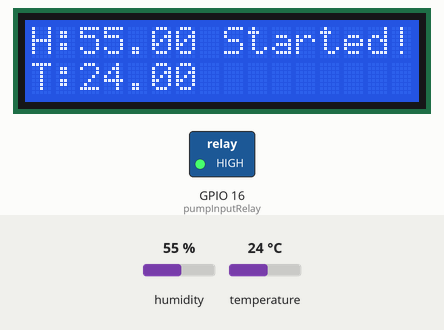
The sketch below on a simulated ESP8266 (NodeMCU). Parts: 16×2 character LCD, switched loads named in the sketch (green lamp = pin HIGH). The test bench sets the inputs (shaded band); at power-on: humidity 55 %, temperature 24 °C. Network time is answered at once with the bench clock; the local clock reads 2024-03-15 10:24:30 at power-on unless the sketch sets it; what the sketch prints to the serial monitor is not drawn.

Above: at 2.5 s.
2.6 s: humidity set to 22 %
At 4.9 s:
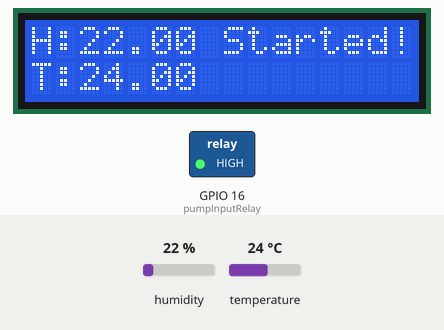
5.6 s: temperature set to 12 °C
At 6.2 s:
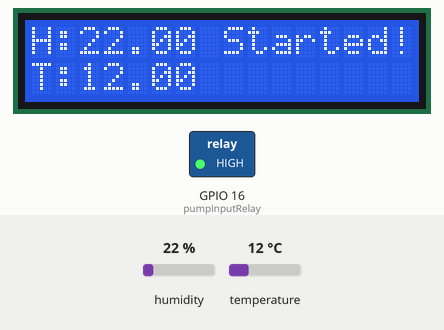
8.6 s: humidity set to 40 %
At 11.2 s:
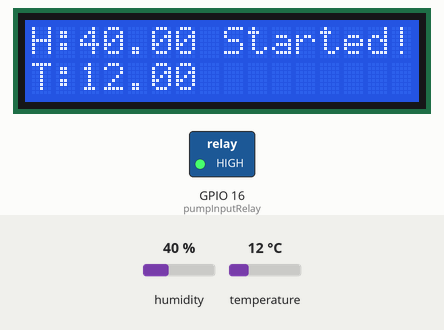
11.7 s: temperature set to 19 °C
At 13.7 s:
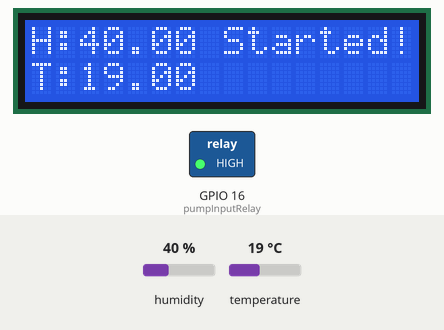
Timing chart, 0 to 15.2 s (numbered marks = the images above; inputs shaded):
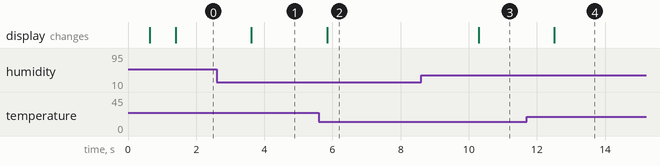

The sketch:

bethere_local_station_starter_ed.ino
```cpp
#include <Adafruit_Sensor.h>
#include <DHT.h>
#include <ESP8266WiFi.h>
#include <WiFiClient.h>
#include <Wire.h>
#include "SPI.h".
#include <LiquidCrystal_I2C.h>
#include <ThingSpeak.h>
#include <NTPClient.h>
#include <WiFiUdp.h>
#include <ArduinoWebsockets.h>
#include <ESP8266WebServer.h>

// Pins definition
#define pinDHT 14 //D5
#define typeDHT DHT22
#define pumpInputRelay 16 // D0
#define gasInput A0

using namespace websockets;

// Object declarations
WiFiClient client;
WebsocketsClient wsclient;
LiquidCrystal_I2C lcd(0x27, 16, 2);
ESP8266WebServer server(80);

// Access point credentials
const char *ssid = "bethere";
const char *password = "bethere123";

// Device unique credential
const char *deviceId = "bethere2020";

// NTP
const long utcOffsetInSeconds = -10800;
WiFiUDP ntpUDP;
NTPClient timeClient(ntpUDP, "pool.ntp.org", utcOffsetInSeconds);

// DHT
DHT dht(pinDHT, typeDHT);

// Network credentials
//char ssid[] = "Satan`s Connection";
//char password[] = "tininha157";
//char ssid[] = "torta de palmito";
//char password[] = "tininha123";

// Thingspeak credentials
unsigned long myChannelNumber = 700837;
const char * myWriteAPIKey = "EZWNLFRNU5LW6XKU";

// websocket infos
const char* websocketServerHost = "192.168.0.12";
const int websocketServerPort = 8080;
// const char* websocketServerHost = "https://bethere-be.herokuapp.com/";

// Variables declaration
int pumpFlag = 0;
unsigned long beginCommandTimer = 0;
unsigned long beginPumpTimer = 0;
unsigned long pongTimer = 0;
unsigned long interval = 900000;
unsigned long pumpMaxInterval = 600000;
unsigned long maxPongInterval= 42000;
float internalTemperature = 0;
float internalHumidity = 0;

void setup() {
  // begin serial port
  Serial.begin(19200);

  // erase every esp config before start
  // ESP.eraseConfig();

  // initialize output for relay and put it high
  pinMode(pumpInputRelay, OUTPUT);
  digitalWrite(pumpInputRelay, HIGH); //bomba desligada

  // begin DHT sensors
  dht.begin();

  // initialize LCD
  lcd.begin(16,2);
  lcd.init();
  lcd.backlight();
  lcd.setCursor(0, 0);
  delay(500);
  lcd.print("BeThere Started!");
  delay(500);
  lcd.setCursor(0, 0);

  // begin wifi and try to connect
  // WiFi.begin(ssid, password);

//  while(WiFi.status() != WL_CONNECTED) {
//  delay(500);
//  Serial.println("...connecting!");
//  yield();
//  ESP.wdtFeed();
//  }
//  Serial.println("BeThere connected! :D");

  // connect with websocket server
  // bool connected = wsclient.connect(websocketServerHost, websocketServerPort, "/");
  bool connected = wsclient.connect(websocketServerHost);

  if(connected) {
    Serial.println("Connected with BeThere websocket server!");
    wsclient.send("Olar");
  } else {
    Serial.println("Not Connected!");
    return;
  }

  // callback where the messages are received
    wsclient.onMessage([&](WebsocketsMessage message){
        Serial.print("Message from server: ");
        Serial.println(message.data());

        // change pump state
        if(message.data() == "1") {
          digitalWrite(pumpInputRelay, LOW);
          beginPumpTimer = millis();
        } else if(message.data() == "beat") {
          int lastStat = digitalRead(pumpInputRelay);
          digitalWrite(pumpInputRelay, lastStat);

          if(lastStat == LOW) {
            wsclient.send("Pump on!");
          } else {
            beginPumpTimer = 0;
            wsclient.send("Pump off!");
          }
          yield();

        } else {
          digitalWrite(pumpInputRelay, HIGH);
          wsclient.send("Pump off!");
          yield();
        }

        pongTimer = millis();
        Serial.println("pong timer started");
    });

  ThingSpeak.begin(client);
}

void loop() {
  // get time to turn off backlight in the night
  timeClient.update();
  int hours = timeClient.getHours();
  if(hours >= 21) {
    lcd.noBacklight();
  } else {
    lcd.backlight();
  }

  // wi fi recover
//  if(WiFi.status() != WL_CONNECTED) {
//    Serial.println("Connection lost!");
//    WiFi.reconnect();
//    delay(1000);
//    yield();
//    ESP.wdtFeed();
//  }

  // connection with websocket recover
  if(wsclient.available()) {
    if(millis() - pongTimer > maxPongInterval) {
      Serial.println("no response, close connection");
      wsclient.close();
      pongTimer = 0;
    }

    wsclient.poll();
    yield();
  } else {
    Serial.println("reconnecting to websocket server...");
    // wsclient.connect(websocketServerHost, websocketServerPort, "/");
    wsclient.connect(websocketServerHost);
    wsclient.send("Be There is alive!");
  }

  // control pump from remote
  if(beginPumpTimer > 0) {
    Serial.println("Remote mode activated");
    wsclient.send("R1");
    if(millis() - beginPumpTimer > pumpMaxInterval){
      digitalWrite(pumpInputRelay, HIGH);
      beginPumpTimer = 0;
      wsclient.send("R0");
      Serial.println("Pump finished the work!");
    } else {
      Serial.println("Pump is on!");
    }
  }

  // Read humidity and temperature from DHT22 sensors
  float humidity = dht.readHumidity();
  float temperature = dht.readTemperature();

  // Write the measures on LCD
  lcd.setCursor(0, 0);
  lcd.print("H:");
  lcd.setCursor(2, 0);

  if (isnan(humidity)) {
    lcd.print("--.--");
  } else {
    lcd.print(humidity);
  }

  lcd.setCursor(0 ,1);
  lcd.print("T:");
  lcd.setCursor(2 ,1);

  if (isnan(temperature)) {
    lcd.print("--.--");
  } else {
    lcd.print(temperature);
  }

  delay(200);

  //Just for debug - print in serial monitor
  Serial.println("H:" + String(humidity) + "T:" + String(temperature));

  // TESTING: SEND MEASURES TO WEBSOCKET SERVER
  //  String measures = "H1:" + String(internalHumidity) + "T1:" +String(internalTemperature) + "H2:" + String(externalHumidity) + "T2:" + String(externalTemperature);
  //  if(wsclient.available()) {
  //    wsclient.send(measures);
  //    yield();
  //  }

//  if(millis() - beginCommandTimer > interval) {
//      Serial.println("Sending data...");
//      // ThingSpeak - Set fields
//      ThingSpeak.setField(1, humidity);
//      ThingSpeak.setField(2, temperature);
//
//      // ThingSpeak - Write fields
//      int response = ThingSpeak.writeFields(myChannelNumber,myWriteAPIKey);
//      client.flush();
//      // Check status response
//      if (response == 200){
//        Serial.println("Data sent with success!");
//        beginCommandTimer = millis();
//
//      } else{
//        Serial.println("Coneection Error: " + String(response));
//      }
//  }


  delay(2000);
}
```

Measured:
- after the input at 2.6 s, the display: changes after 1.0 s (image 1)
- after the input at 5.6 s, the display: changes after 0.24 s (image 2)
- after the input at 8.6 s, the display: changes after 1.7 s (image 3)
- after the input at 11.7 s, the display: changes after 0.81 s (image 4)
